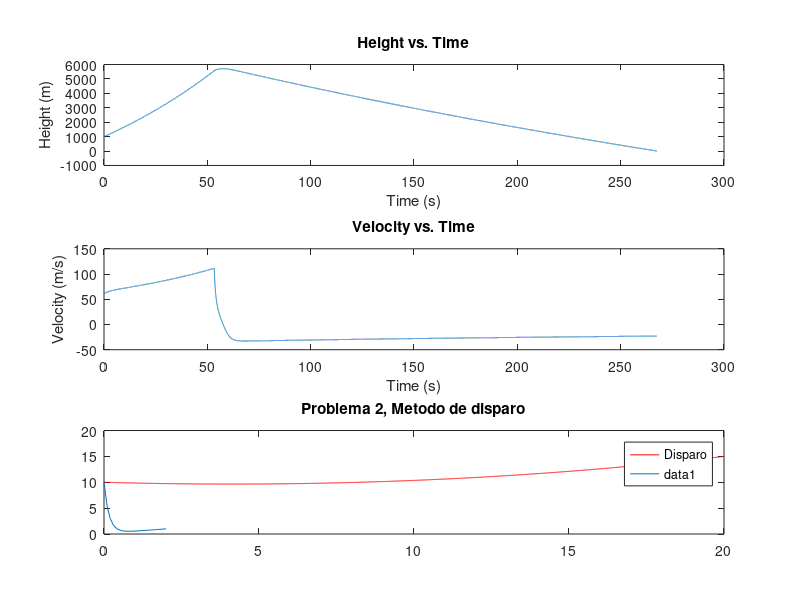

Write the MATLAB code that produced this figure.
%% PROBLEMA 1 %%
clear all 
clc
close all

ya = 30+273.15;
rho = 2000;
cp = 710;
v = pi*0.15^2*.05;
A = 2*pi*0.15*0.05+2*pi*.15*.15;
hc = 100;
s = 5.67e-8;
e = 0.9;

f = @(x,y) (-A/(rho*cp*v))*(hc*(y-ya)+s*e*(y^4-ya^4));  % Funcion
x0 = 0;                                % x inicial
xf = 1000;                                % x final
y0 = 1500+273.15;                                % y0
h = 1;                              % Tamano de paso

% Vector x, tamano de vector x
x = x0:h:xf;
n = length(x);

yRK4(1)= y0;

done =0;
% Ciclo for
for i = 1:n-1
    % Metodo Runge Kutta 4to orden
    k1 = f(x(i),yRK4(i));
    k2 = f(x(i)+0.5*h,yRK4(i)+0.5*k1*h);
    k3 = f(x(i)+0.5*h,yRK4(i)+0.5*k2*h);
    k4 = f(x(i)+h,yRK4(i)+k3*h);
    yRK4(i+1) = yRK4(i) + (1/6)*(k1+2*k2+2*k3+k4)*h;
    
    if yRK4(i)<=100+273.15 && done ~= 1
        time = x(i);
        done = 1;
    end
        
end

fprintf('Ecuacion seleccionada: \n%s\n\n', func2str(f));
% fprintf(f);

fprintf('Vector x:\n');
fprintf(' %.2f\t', x);
fprintf('\n');

fprintf('\nSolucion Runge-Kutta 4to Orden: \n');
fprintf(' %.4f\t', yRK4);
fprintf('\n\n\n');
plot(x, yRK4,'- k');
title('Problema 1')

legend('Runge Kutta 4');

fprintf('Tiempo para enfriar: %.0f segundos\n', time)

%% PROBLEMA 2 %%

clear; 
clc; 
close all;

% Parameters setup
m0 = 2000; % Initial mass
Ft = 49050; % Thrust force
rho0 = 1.225; % Density at sea level
Cd = 0.4; % Drag coefficient
A = 30.5; % Cross-sectional area
g = 9.81; % Gravity
h0 = 1000; % Initial height
v0 = 61.29; % Initial velocity
dt = 0.01; % Time step

% Environment and motion equations
rho = @(h) rho0 * exp(-h / 7640);
D = @(v, h) 0.5 * rho(h) * A * v^2 * Cd;

% Initialize state variables
t = 0;
h = h0;
v = v0;
m = m0;
tArr = t;
hArr = h;
vArr = v;
aArr = 0;

% Main simulation loop
while h > 0
    m = max(m0 - 30*t, 400);
    Fnet = Ft - D(v, h) - m*g;
    if m <= 400
        if v <= 0
            Fnet = D(v, h) - m*g;
        else
            Fnet = -D(v, h) - m*g;
        end
    end
    
    a = Fnet / m;
    vEst = v + a * dt;
    hEst = h + v * dt;
    mEst = max(m0 - 30*(t + dt), 400);
    FnetEst = Ft - D(vEst, hEst) - mEst*g;
    if mEst <= 400
        if vEst <= 0
            FnetEst = D(vEst, hEst) - mEst*g;
        else
            FnetEst = -D(vEst, hEst) - mEst*g;
        end
    end
    
    aEst = FnetEst / mEst;
    v = v + (a + aEst) / 2 * dt;
    h = h + (v + vEst) / 2 * dt;
    t = t + dt;
    tArr = [tArr, t];
    hArr = [hArr, h];
    vArr = [vArr, v];
    aArr = [aArr, a];
end

% Results plotting
subplot(3,1,1); plot(tArr, hArr); title('Height vs. Time'); xlabel('Time (s)'); ylabel('Height (m)');
subplot(3,1,2); plot(tArr, vArr); title('Velocity vs. Time'); xlabel('Time (s)'); ylabel('Velocity (m/s)');
subplot(3,1,3); plot(tArr, aArr); title('Acceleration vs. Time'); xlabel('Time (s)'); ylabel('Acceleration (m/s^2)');

% Display final results
[maxH, maxV] = deal(max(hArr), max(vArr));
disp('Response')
fprintf('a) Max height: %.2f m\n', maxH);
fprintf('b) Max velocity: %.2f m/s\n', maxV);
fprintf('c) Time till touchdown: %.2f s\n', tArr(end));




%% Problema 3 %%

clear all 
clc
close all

x0 = 0;                               % x inicial
xf = 20;                              % x final
y0 = 10;                               % y0
yf = 15;                               % yf
h = 0.01;                                % Tamano de paso
dx = h;                               % Delta X para diferencias finitas
z0 = 5;                              % Disparo inicial
fac = 0.01;                        % Factor para ajuste de disparo
f = @(x,y,z) z;                       % Primera derivada
g = @(x,y,z) 0.041*sqrt(1+z^2);             % Segunda derivada

% Vector x, tamano de vector x
x = x0:h:xf;
n = length(x);

% Declaracion de vectores y, z
Yf = zeros(1,n);
Zg = zeros(1,n);


while abs(yf-Yf(end)) > 0.00000001

    % Reinicio de Yf y Zg
    Yf = zeros(1,n);
    Zg = zeros(1,n);

    % Reinicio de y, z inicial
    Yf(1) = y0;
    Zg(1) = z0;
    
    for i = 1:n-1
        % Metodo Runge Kutta 4to orden
        kf1 = f(x(i),Yf(i),Zg(i));
        kg1 = g(x(i),Yf(i),Zg(i));
        kf2 = f(x(i)+0.5*h,Yf(i)+0.5*kf1*h,Zg(i)+0.5*kg1*h);
        kg2 = g(x(i)+0.5*h,Yf(i)+0.5*kf1*h,Zg(i)+0.5*kg1*h);
        kf3 = f(x(i)+0.5*h,Yf(i)+0.5*kf2*h,Zg(i)+0.5*kg2*h);
        kg3 = g(x(i)+0.5*h,Yf(i)+0.5*kf2*h,Zg(i)+0.5*kg2*h);
        kf4 = f(x(i)+h,Yf(i)+kf3*h,Zg(i)+kg3*h);
        kg4 = g(x(i)+h,Yf(i)+kf3*h,Zg(i)+kg3*h);
        Yf(i+1) = Yf(i) + (1/6)*(kf1+2*kf2+2*kf3+kf4)*h;
        Zg(i+1) = Zg(i) + (1/6)*(kg1+2*kg2+2*kg3+kg4)*h;
    end
    
    disparo = (yf - Yf(end)) * fac;  % Ajuste de disparo inicial para convergencia
    z0 = z0 + disparo;

end


plot(x,Yf,'r')
hold on
legend('Disparo')
title('Problema 2, Metodo de disparo')

fprintf('Vector x:\n');
fprintf(' %.2f\t', x);
fprintf('\n');

fprintf('\nMetodo de Disparo:\n');
fprintf(' %.4f\t', Yf);
fprintf('\n\n\nDisparo inicial: %.4f\t',Zg(1));
fprintf('\n');

%% PROBLEMA 4

clear all 
clc
close all

x0 = 0;                               % x inicial
xf = 2;                              % x final
y0 = 10;                               % y0
yf = 1;                               % yf
h = 0.1;                                % Tamano de paso
dx = h;                               % Delta X para diferencias finitas


% Vector x, tamano de vector x
x = x0:h:xf;
n = length(x);

N = n-2;
A = zeros(N, N);
b = 2 * ones(N, 1);
        
A(eye(size(A)) == 1) = (-2/h^2)-1;
A = A + diag(((1/h^2) + 3/h) * ones(N - 1, 1), 1) + diag(((1/h^2) - 3/h) * ones(N - 1, 1), -1);
b(1) = b(1) - y0*((1/h^2) - 3/h);
b(end) = b(end) - yf*((1/h^2) + 3/h);
       
ydf = [y0; A\b; yf];

plot(x,ydf)

miny=min(ydf);

for i = 1: n
    if(ydf(i) == miny)
        minx = x(i);
    end
end

fprintf('El punto mas bajo esta en: \n(x,y) = (%.2f,%.4f)\n\n',minx,miny)